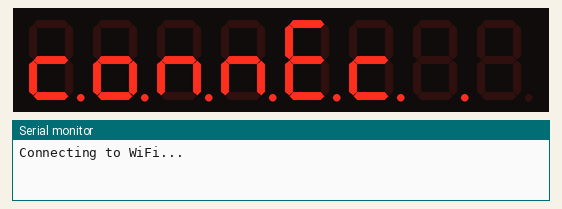
Recording of a program running on a simulated ESP32. On the bench: 8-digit seven-segment display, the last lines printed to the serial monitor. WiFi joins after 1.5 s; servers stay silent unless stated; the local clock reads 2024-03-15 10:24:30 at power-on unless the program sets it.

Above: at 0.6 s.
At 1.6 s:
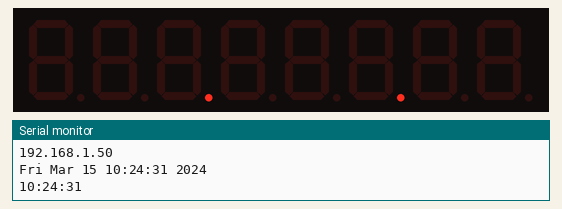
At 10.6 s:
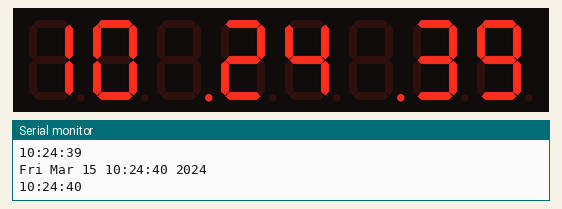
At 19.6 s:
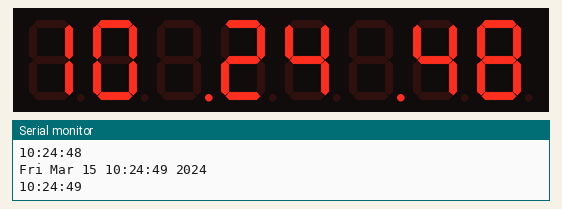
At 28.6 s:
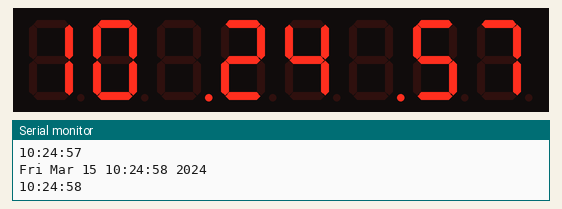
At 38.6 s:
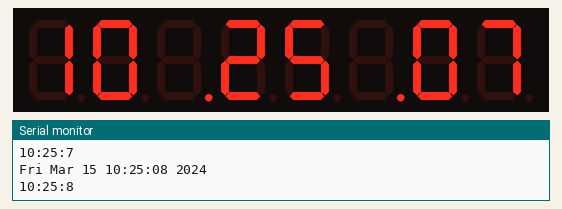

Measured:
- what the display in image 0 shows lasts 0.5 s, from 0.5 s to 1.0 s
- what the display in image 1 shows lasts 1.0 s, from 1.5 s to 2.5 s

The program:

main.cpp
```cpp
#include <Arduino.h>
#include <WiFi.h>
#include <time.h>
#include <LedControl.h>

// Define the pins for DIN, CLK, and CS
#define DIN_PIN 23  // Data in (DIN) to D23 of ESP32
#define CS_PIN  5   // Chip Select (CS) to D5 of ESP32
#define CLK_PIN 18  // Clock (CLK) to D18 of ESP32

// Wi-Fi credentials
const char* ssid     = "YOURSSID";
const char* password = "YOURWIFIPASSWORD";

// Create an instance of LedControl
LedControl lc = LedControl(DIN_PIN, CLK_PIN, CS_PIN, 1);  // One LED matrix

const long gmtOffset_sec = 19800; // IST GMT offset in seconds (5 hours 30 minutes)
const int daylightOffset_sec = 0;  // IST does not observe daylight saving time

//fn to connvert time format simple integer
void displayTimeDigit(int number, String type) {
  if (number > 99 || number < 0) {
    lc.clearDisplay(0);
  } else {

    int tens = number / 10;
    int units = number % 10;

    if (type == "hour") {
      lc.setDigit(0, 7, tens, false);
      lc.setDigit(0, 6, units, false);
    }

    if (type == "minute") {
      lc.setDigit(0, 4, tens, false);
      lc.setDigit(0, 3, units, false);
    }

    if (type == "second") {
      lc.setDigit(0, 1, tens, false);
      lc.setDigit(0, 0, units, false);
    }

  }
}

void setup() {
  // Initialize Serial for debugging
  Serial.begin(115200);

  // Initialize LED matrix
  lc.shutdown(0, false);       // Wake up the display
  lc.setIntensity(0, 8);       // Set brightness level (0-15)
  lc.clearDisplay(0);          // Clear display

  // Start Wi-Fi connection
  Serial.print("Connecting to WiFi...");
  WiFi.begin(ssid, password);

  //logic to print connect while wifi is not connected
  static bool ledState = false;
  static unsigned long previousMillis = 0;
  const long interval = 500;  // Interval for blinking the dot (500ms)

  // Check Wi-Fi connection status
  while (WiFi.status() != WL_CONNECTED) {
    unsigned long currentMillis = millis();

    // Blink LED dot every 500ms while not connected
    if (currentMillis - previousMillis >= interval) {
      previousMillis = currentMillis;

      ledState = !ledState;
      lc.setChar(0, 7, 'c', ledState);
      lc.setChar(0, 6, 'o', ledState);
      lc.setChar(0, 5, 'n', ledState);
      lc.setChar(0, 4, 'n', ledState);
      lc.setChar(0, 3, 'e', ledState);
      lc.setChar(0, 2, 'c', ledState);
      lc.setChar(0, 1, 't', ledState);
    }
  }

  // Wi-Fi is connected
  Serial.println("\nWiFi connected!");
  lc.clearDisplay(0);
  Serial.println("IP Address: ");
  Serial.println(WiFi.localIP());

  //time configs
  configTime(gmtOffset_sec, daylightOffset_sec, "pool.ntp.org", "time.nist.gov");

}

void loop() {

  //time format seperators led .
  lc.setLed(0, 5, 0, true);
  lc.setLed(0, 2, 0, true);

  struct tm timeinfo;

  //for serial debugging
  if (!getLocalTime(&timeinfo)) {
    Serial.println("Failed to obtain time");
    return;
  } else {
    Serial.println(&timeinfo);
  }

  char timeString[9];  // Buffer to hold the time string
  strftime(timeString, sizeof(timeString), "%H:%M:%S", &timeinfo);

  String timeParts[3];
  int partIndex = 0;

  char* part = strtok(timeString, ":");
  while (part != NULL) {
    timeParts[partIndex++] = String(part);
    part = strtok(NULL, ":");
  }

  // Adjusting LED intensity.
  int h = timeParts[0].toInt();
  if ( (h == 0) || ((h >= 1) && (h <= 6)) ) lc.setIntensity(0, 0); // 12am to 6am, lowest intensity 0
  else if ( (h >=18) && (h <= 23) ) lc.setIntensity(0, 6); // 6pm to 11pm, intensity = 2
  else lc.setIntensity(0, 15); // max brightness during bright daylight

  //for serial debugging
  Serial.println(String(timeParts[0].toInt()) + ":" + String(timeParts[1].toInt()) + ":" + String(timeParts[2].toInt()));

  delay(1000);
  displayTimeDigit(timeParts[0].toInt(), "hour");
  displayTimeDigit(timeParts[1].toInt(), "minute");
  displayTimeDigit(timeParts[2].toInt(), "second");
}
```
